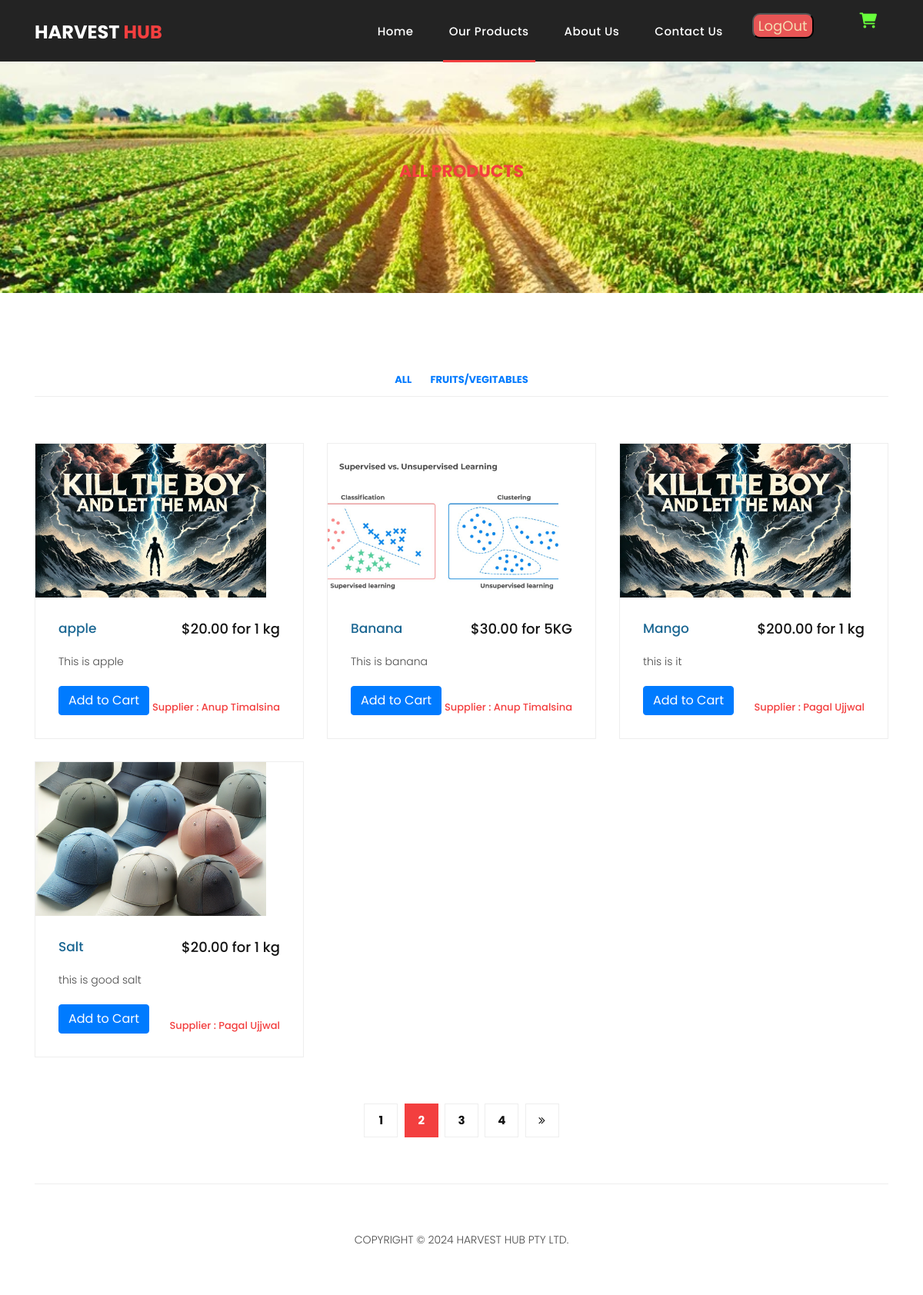
/products/?category=1, run on an earlier commit of the app's database.
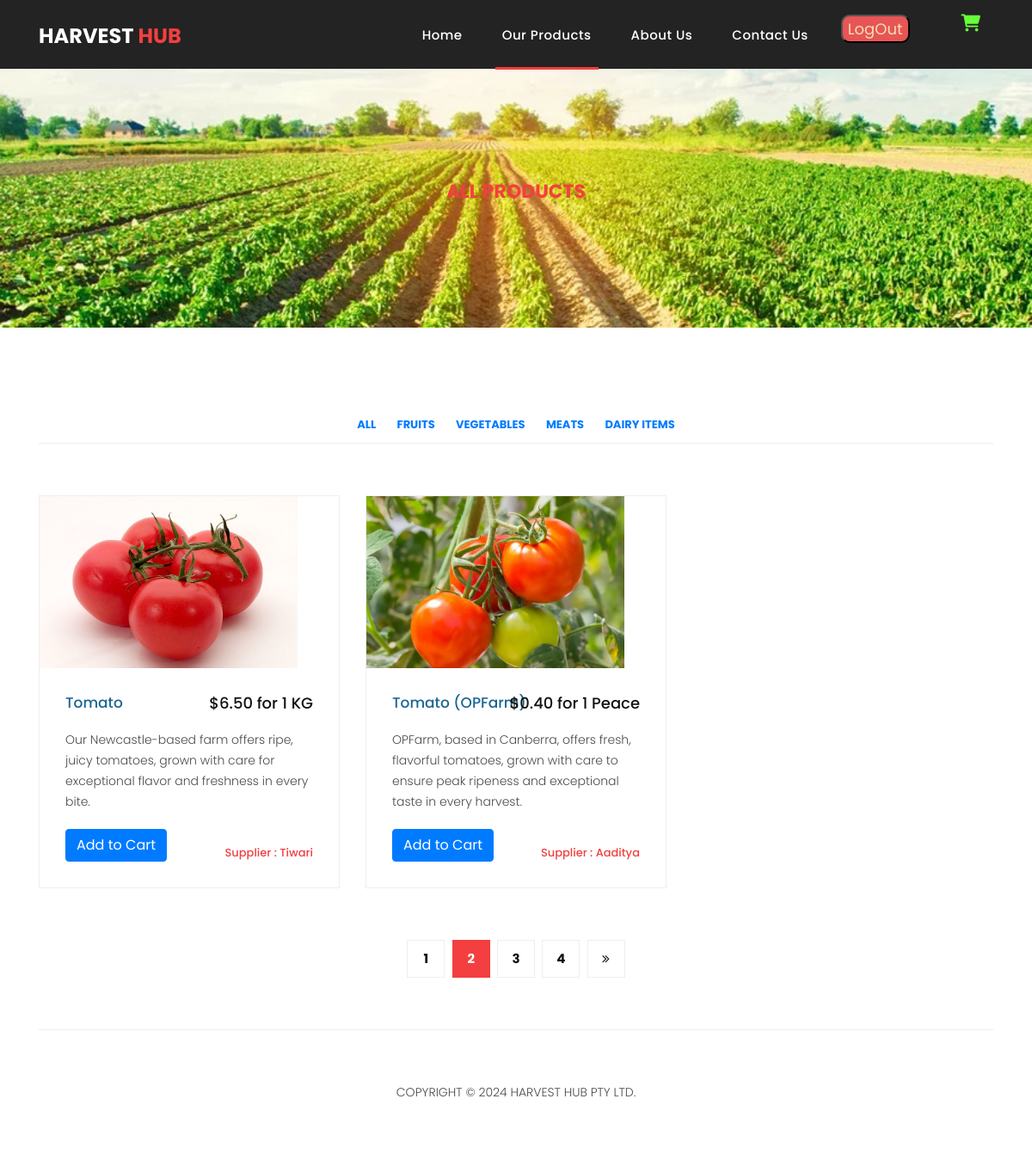
And on a later commit of the database.
### base/models.py (models this page shows, shortened)
class Category(models.Model):
    categoryName = models.CharField(max_length = 50 , unique = True)

class Product(models.Model):
    price = models.DecimalField(max_digits=10, decimal_places=2)  # e.g., $99999999.99
    quantity = models.CharField(max_length = 10, null= False , blank = False)  # Track available stock
    category = models.ForeignKey(Category, on_delete  = models.CASCADE, null = True)
    productName = models.CharField(max_length = 100, null = False)
    image = models.ImageField(null = True, upload_to='products_img/')
    description = models.CharField(max_length = 500, null = True )
    location  = models.CharField(max_length = 200 , null = True)
    updated = models.DateTimeField(auto_now = True)
    created = models.DateTimeField(auto_now_add = True)
    supplier = models.ForeignKey(User, on_delete=models.CASCADE, limit_choices_to={'role': 'supplier'})

class User(AbstractUser):
    CUSTOMER = 'customer'
    SUPPLIER = 'supplier'
    ROLE_CHOICES = [(CUSTOMER, 'Customer'),
                    (SUPPLIER, 'Supplier')]
    fullname = models.CharField(max_length = 100)
    email = models.EmailField(null = False, unique = True)
    bio = models.TextField(null = True, blank = True )
    avatar =models.ImageField(null = True, default= 'avatar.svg', blank = True,upload_to='avatar_img/' )
    role = models.CharField(max_length = 10, choices = ROLE_CHOICES, default = CUSTOMER)
    groups = models.ManyToManyField(Group, related_name='custom_user_set', blank=True)
    user_permissions = models.ManyToManyField(Permission, related_name='custom_user_permissions_set', blank=True)

### base/views.py (the view)
# urls.py: path('products/', ProductsView.as_view(), name='products'),
class ProductsView(ListView):
    model = Product
    template_name = 'products.html'  # Your template for the products page
    context_object_name = 'products'
    def get_context_data(self, **kwargs):
        context = super().get_context_data(**kwargs)
        context['categories'] = Category.objects.all()
        return context
    def get_queryset(self):
        category_id = self.request.GET.get('category', None)
        if category_id:
            return Product.objects.filter(category_id=category_id)
        return Product.objects.all()

### base/context_processors.py (called while the page is built)
def cart_items(request):
    if request.user.is_authenticated:
        cart_items_count = Cart.objects.filter(user=request.user).count()  # Get the count of items
    else:
        cart_items_count = 0
    return {
        'cart_items_count': cart_items_count  # Make sure this is what you're passing to the template
    }

### base/templates/products.html (shortened to what this page needs)
{% extends 'main.html' %}
{%load static%}
{% block banner %}
    <div class="page-heading header-text" style = "background-image:url(cover.jpeg);">
      <div class="container">
        <div class="row">
          <div class="col-md-12">
            <div class="text-content">
              <h4>All Products</h4>
            </div>
          </div>
        </div>
      </div>
    </div>
    <div class="products">
      <div class="container">
        <div class="row">
          <div class="col-md-12">
            <div class="filters">
              <ul>
                <li><a href="?category=">All</a></li>
                {% for category in categories %}
                    <li><a href="?category={{ category.id }}">{{ category.categoryName }}</a></li>
                {% empty %}
                    <li>No categories found</li>
                {% endfor %}
              </ul>
            </div>
          </div>
          <div class="col-md-12">
            <div class="filters-content">
                <div class="row grid">
                  {% for product in products %}
                    <div class="col-lg-4 col-md-4 all des">
                      <div class="product-item">
                        <a href="#"><img src="{{ product.image.url }}" alt=""  style="width: 300px; height: 200px; object-fit: cover;"></a>
                        <div class="down-content">
                          <a href="#"><h4>{{ product.productName }}</h4></a>
                          <h6>${{ product.price }} for {{product.quantity}}</h6>
                          <p>{{ product.description }}</p>
                          <span>Supplier : {{product.supplier.fullname}}</span>
                          <form method="post" action="{% url 'add_to_cart' product.id %}">
                            <button type="submit" class="btn btn-primary">Add to Cart</button>
                        </form>
                        </div>
                      </div>
                    </div>
                    {% endfor %}
                </div>
            </div>
          </div>
          <div class="col-md-12">
            <ul class="pages">
              <li><a href="#">1</a></li>
              <li class="active"><a href="#">2</a></li>
              <li><a href="#">3</a></li>
              <li><a href="#">4</a></li>
              <li><a href="#"><i class="fa fa-angle-double-right"></i></a></li>
            </ul>
          </div>
        </div>
      </div>
    </div>
    {% include 'footer.html'%}
  {% endblock %}

What changed in the data, as far as the page shows it:
no longer on this page (row edited): Product: image (picture), productName "apple", price "20.00", quantity "1 kg", description "This is apple", supplier.fullname "Anup Timalsina"
no longer on this page (row edited): Product: image (picture), productName "Banana", price "30.00", quantity "5KG", description "This is banana", supplier.fullname "Anup Timalsina"
no longer on this page (row edited): Product: image (picture), productName "Mango", price "200.00", quantity "1 kg", description "this is it", supplier.fullname "Pagal Ujjwal"
no longer on this page (row edited): Product: image (picture), productName "Salt", price "20.00", quantity "1 kg", description "this is good salt", supplier.fullname "Pagal Ujjwal"
changed Category: categoryName "FRUITS/VEGITABLES" → "FRUITS"
added Category: categoryName "VEGETABLES"
added Category: categoryName "MEATS"
added Category: categoryName "DAIRY ITEMS"
added Product: image (picture), productName "Tomato", price "6.50", quantity "1 KG", description "Our Newcastle-based farm offers ripe, juicy tomatoes, grown with care for exceptional flavor and freshness in every bite.", supplier.fullname "Tiwari"
added Product: image (picture), productName "Tomato (OPFarm)", price "0.40", quantity "1 Peace", description "OPFarm, based in Canberra, offers fresh, flavorful tomatoes, grown with care to ensure peak ripeness and exceptional taste in every harvest.", supplier.fullname "Aaditya"
